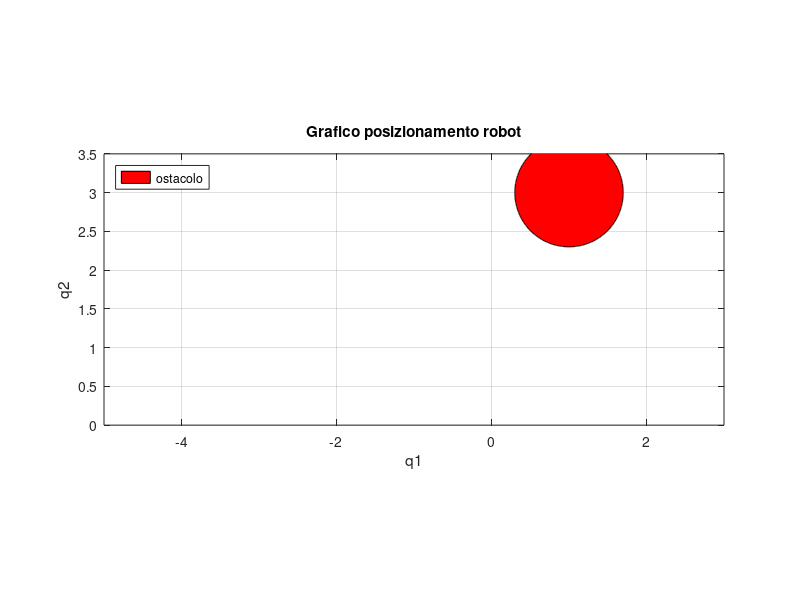

MATLAB code for this plot: (Note: this script raises an error after producing the figure.)
% TESI MANIPOLATORE PLANARE A DUE BRACCI

close all
clear
clc

% Parametri robot: params = (m1 a1 l1 I1 m2 a2 l2 I2)
params = [1, 1, 0.5, 1, 1, 1, 0.5, 1];

% Condizioni di riposo iniziali
qA = [-1;3];    %cinematica inversa punto A

% Condizioni inziali robot simulato:
q = [qA(1); qA(2)];                        
dq  = [0; 0];
ddq = [0; 0];

% Condizioni inziali robot fisico:
q_f = [qA(1); qA(2)];
dq_f  = [0; 0];
ddq_f = [0; 0];

% Frequenza del controllo:
dt = 0.01;                                 %controllo a 100 Hz

% Guadagni regolatore:
kp = 20;                                   %guadagno regolatore parte proporzionale
kd = 2*sqrt(kp);                           %guadagno regolatore parte derivativa

% Variabili utili per il codice:
nmax = 1500;                               %numero max cicli
npos = 4;                                 %numero posizionamenti
c = zeros;                                 %output boundary

% Plot ostacolo (cerchio):
r = 0.7;                                   %raggio
c_o = [1 3];                               %centro
n_o = 1000;                                %precisione disegno
t = linspace(0,2*pi,n_o);
x_o = c_o(1) + r*sin(t);
y_o = c_o(2) + r*cos(t);
line(x_o,y_o)                              
fill(x_o,y_o,'r')
hold on
axis([-5 3 0 3.5])
axis equal
grid on
title('Grafico posizionamento robot')
xlabel('q1')
ylabel('q2')
legend('ostacolo','location','northwest')

% Punto B
qB = [2; 3.5];

% Due punti per creare poligono
punti = [-1 3; 0 1];
    
% Robot simulato:
e = qB - qA;                                        
de = -dq;
run_loop = 1;                                       %condizione cicli
i = 0;                                              %indice cicli
ii = 0;
z = 0; 

Mm = punti;
while run_loop && i < nmax
    i = i+1;
    % Dinamica diretta:
    tau = kp.*e + kd.*de;                                            %ingresso di controllo
    [B, C, g] = get_dynamics(q,dq,params);                           %vettore contenente [B,C,g]
    n = C*dq + g;
    torque_control = computed_torque_control(dq,tau,B, C, g);        %vettore coppia di controllo
    invB = pinv(B);

    % Step di integrazione:
    ddq = pinv(B)*(torque_control-n);
    dq  = dq + ddq*dt;
    q   = q + dq*dt;
    
    % Aggiornamento errore:
    e = qB - q;
    de = -dq;
    
    % Condizione sulla presenza dell'ostacolo:
    dist = sqrt((q(1) - c_o(1))^2 + (q(2) - c_o(2))^2);
    if z == 0 
        if dist > r
            ii = ii+1;
            Mm(ii+2,1:2) = q;
            x = Mm(:,1);
            y = Mm(:,2);
            c = boundary(x,y,0.1);
        else
            z=1;
        end
    end
    
    % Condizioni fine ciclo:
    if norm(e) < 0.01 && norm(de) < 0.001
        run_loop = 0;
    end
end

 % Costruzione bordi:
            cl = length(c);
            for nn1 = 1:cl-1
        
                p1 = c(nn1);                                                        %pedice punto 1
                p2 = c(nn1+1);                                                      %pedice punto 2

                h(nn1,1) = (y(p2) - y(p1))/(x(p2) - x(p1));                         %coeff angolare 1
                h(nn1,2) = -1;                                                      %coeff angolare 2
                h(nn1,3) = y(p1) - (y(p2) - y(p1))/(x(p2) - x(p1))*x(p1);           %intercetta asse y

            end

% Robot fisico:
            e = qB - q_f;                                        
            de = -dq_f;
            run_loop = 1;                                       %condizione cicli
            i = 0;                                              %indice cicli

            while run_loop && i < nmax
                i = i+1;

                % Dinamica diretta
                tau = kp.*e + kd.*de;                                            %ingresso di controllo
                [B, C, g] = get_dynamics(q_f,dq_f,params);                           %vettore contenente [B,C,g]
                n = C*dq_f + g;
                torque_control = computed_torque_control(dq_f,tau,B, C, g);        %vettore coppia di controllo
                
                % Control Barrier Function
                invB = pinv(B);
                H = 2*eye(2);
                f = - 2 * computed_torque_control(dq_f,tau,B, C, g)';
                A = zeros(cl-1,2);
                b = zeros(cl-1,1);
        
                alpha1 = 1;      %prova con 0.1, 1, 10
                alpha2 = 1;
                gamma1 = alpha2;
        
                for ii = 1:cl-1
                    mi = h(ii,1:2);
                    bi = h(ii,3);
                    A(ii,1:2) = - mi*invB;
                    b(ii) = gamma1*(mi*dq_f) + alpha2*(mi*dq_f + alpha1*(mi*q_f + bi)) - mi*invB*n;
                    if x(c(ii+1)) > x(c(ii))
                        A(ii,1:2) = - A(ii,1:2);
                        b(ii) = - b(ii);
                    end
                end

                u = quadprog(H, f, A, b, ...
                [], [], [], [], [], optimoptions('quadprog','Display','off'));

                % Step di integrazione:
                ddq_f = pinv(B)*(u-n);
                dq_f  = dq_f + ddq_f*dt;
                q_f   = q_f + dq_f*dt;
    
                % Aggiornamento errore:
                e = qB - q_f;
                de = -dq_f;
        
                % Condizioni fine ciclo:
                if norm(e) < 0.01 && norm(de) < 0.001
                    run_loop = 0;
                end
            end

 % Plot posizione end-effector robot simulato:
    hold on
    plot(x(c),y(c))
    scatter(q(1),q(2),'.')
    scatter(q_f(1),q_f(2),'*')
    legend('q','location','northwest')
   


